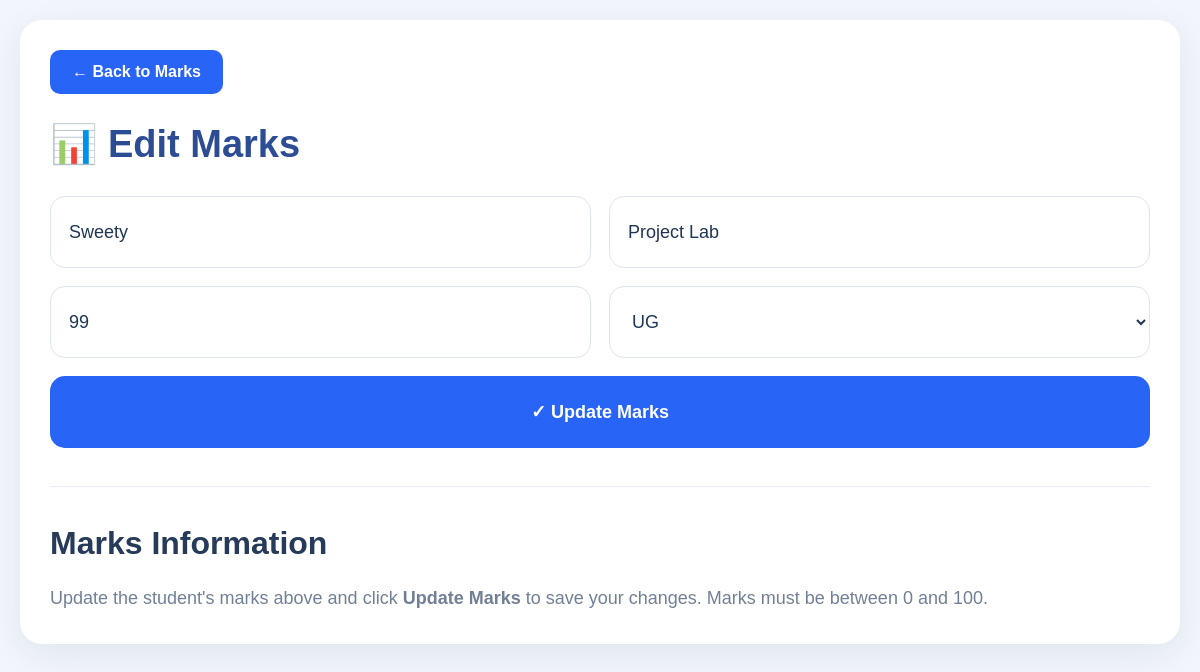
Screenshot of /edit_mark/26 (signed in) with the database file from the repository.
### tables this page shows
CREATE TABLE marks (
            id INTEGER PRIMARY KEY AUTOINCREMENT,
            student_name TEXT,
            subject_name TEXT,
            marks INTEGER,
            course_type TEXT
        );

### app.py (the view, shortened to what this page needs)
@app.route("/edit_mark/<int:id>", methods=["GET", "POST"])
def edit_mark(id):
    conn = get_db()
    mark = conn.execute(
        "SELECT * FROM marks WHERE id=?", (id,)
    ).fetchone()
    if mark is None:
        conn.close()
        return "Marks record not found", 404
    conn.close()
    return render_template("edit_mark.html", mark=mark)

### app.py (called while the page is built)
def get_db():
    conn = sqlite3.connect(DB_PATH)
    conn.row_factory = sqlite3.Row
    return conn

@app.before_request
def teacher_only_access():
    if request.endpoint in ("login", "static"):
        return None
    if (
        session.get("role") != "teacher"
        or not session.get("user_id")
    ):
        session.clear()
        flash("Please log in using a teacher account.", "error")
        return redirect(url_for("login"))

### templates/edit_mark.html (shortened to what this page needs)
<!DOCTYPE html>
<html lang="en">
<head>
    <link rel="stylesheet"
          href="{{ url_for('static', filename='style.css') }}">
</head>
<body>
    <div class="page-container">
        <a href="{{ url_for('marks') }}" class="back-button">
            ← Back to Marks
        </a>
        <h1>📊 Edit Marks</h1>
        <form method="POST"
              action="{{ url_for('edit_mark', id=mark['id']) }}"
              class="edit-form"
              id="editMarksForm">
            <input type="text"
                   name="student_name"
                   value="{{ mark['student_name'] }}"
                   placeholder="Student Name"
                   required>
            <input type="text"
                   name="subject_name"
                   value="{{ mark['subject_name'] }}"
                   placeholder="Subject Name"
                   required>
            <input type="number"
                   name="marks"
                   value="{{ mark['marks'] }}"
                   placeholder="Enter Marks"
                   min="0"
                   max="100"
                   step="1"
                   required>
            <select name="course_type" required>
                <option value="UG"
                    {% if mark['course_type']|upper == 'UG' %}selected{% endif %}>
                    UG
                </option>
            </select>
            <button type="submit" class="update-button">
                ✓ Update Marks
            </button>
        </form>
        <hr class="divider">
        <section class="information">
            <h2>Marks Information</h2>
            <p>
                Update the student's marks above and click
                <strong>Update Marks</strong> to save your changes.
                Marks must be between 0 and 100.
            </p>
        </section>
    </div>
</body>
</html>

### static/style.css (style rules this page uses)
* { margin:0; padding:0; box-sizing:border-box; }
body { font-family:'Segoe UI',sans-serif; background:#f4f6f9; padding:25px; }
h1 { color:#1e3a8a; font-size:42px; font-weight:700; margin-bottom:30px; }
h2 { font-size:32px; margin:30px 0 20px; }
form { display:flex; flex-wrap:wrap; gap:15px; align-items:center; margin-bottom:25px; }
input, select { width:280px; height:50px; padding:0 15px; border:1px solid #d1d5db; border-radius:8px; font-size:16px; }
button { background:#2563eb; color:#fff; border:none; height:50px; padding:0 25px; border-radius:8px; font-size:16px; cursor:pointer; }
hr { margin:25px 0; border:none; border-top:1px solid #ddd; }
* { margin: 0; padding: 0; box-sizing: border-box; }
:root { --primary: #2463eb; --primary-dark: #1d4ed8; --navy: #101d42; --muted: #68748a; --border: #d9e0eb; }
body { font-family: Arial, Helvetica, sans-serif; color: var(--navy); background: #f3f6fc; }

### templates/edit_mark.html (style rules this page uses)
* { box-sizing: border-box; }
body { margin: 0; padding: 20px; background: #f2f5fb; color: #263b59; font-family: Arial, Helvetica, sans-serif; }
.page-container { width: 100%; max-width: 1800px; margin: 0 auto; padding: 30px; background: #ffffff; border-radius: 22px; box-shadow: 0 10px 35px rgba(31, 51, 91, 0.08); }
.back-button { display: inline-block; margin-bottom: 28px; padding: 13px 22px; background: #2864f6; color: #ffffff; text-decoration: none; border-radius: 10px; font-weight: 600; transition: background 0.2s; }
h1 { margin: 0 0 30px; color: #2c4c94; font-size: 38px; font-weight: 750; }
.edit-form { display: grid; grid-template-columns: 1fr 1fr 1fr 1fr 1.15fr; gap: 18px; align-items: center; }
.edit-form input, .edit-form select { width: 100%; min-width: 0; height: 72px; padding: 0 18px; border: 1px solid #dce4f1; border-radius: 15px; background: #ffffff; color: #203654; font-size: 18px; outline: none; transition: border-color 0.2s, box-shadow 0.2s; }
.update-button { height: 72px; padding: 12px 20px; border: none; border-radius: 15px; background: #2864f6; color: #ffffff; font-size: 18px; font-weight: 700; cursor: pointer; transition: background 0.2s, transform 0.2s; }
.divider { margin: 38px 0; border: none; border-top: 1px solid #e8edf5; }
.information h2 { margin: 0 0 20px; color: #263b59; font-size: 32px; }
.information p { margin: 0; color: #718096; font-size: 18px; line-height: 1.8; }
@media (max-width: 1200px) { .edit-form { grid-template-columns: repeat(2, minmax(0, 1fr)); } }
@media (max-width: 1200px) { .update-button { grid-column: span 2; } }

### rows the page displays
marks: student_name "Sweety", subject_name "Project Lab", marks "99", course_type "UG"
